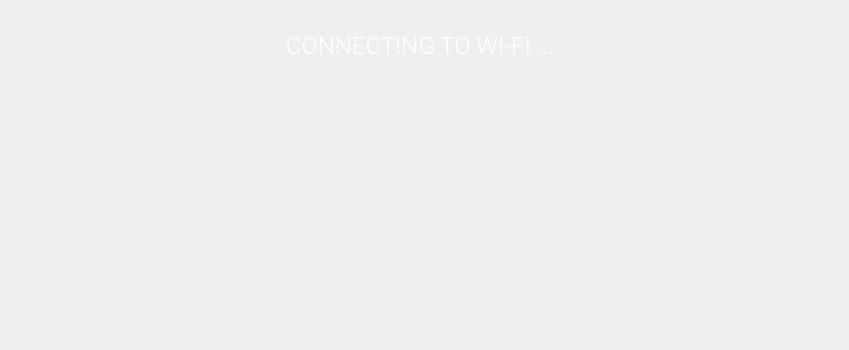
    <widget class="QWidget" name="step3_1">
     <widget class="QLabel" name="s3_1_label_5">
      <property name="geometry">
       <rect>
        <x>100</x>
        <y>110</y>
        <width>351</width>
        <height>231</height>
       </rect>
      </property>
      <property name="maximumSize">
       <size>
        <width>491</width>
        <height>331</height>
       </size>
      </property>
      <property name="text">
       <string/>
      </property>
      <property name="pixmap">
       <pixmap resource="wizard.qrc">:/img/laptop2.png</pixmap>
      </property>
      <property name="alignment">
       <set>Qt::AlignCenter</set>
      </property>
     </widget>
     <widget class="QLabel" name="s3_1_title">
      <property name="geometry">
       <rect>
        <x>0</x>
        <y>20</y>
        <width>840</width>
        <height>50</height>
       </rect>
      </property>
      <property name="palette">
       <palette>
        <active>
         <colorrole role="WindowText">
          <brush brushstyle="SolidPattern">
           <color alpha="255">
            <red>255</red>
            <green>255</green>
            <blue>255</blue>
           </color>
          </brush>
         </colorrole>
        </active>
        <inactive>
         <colorrole role="WindowText">
          <brush brushstyle="SolidPattern">
           <color alpha="255">
            <red>255</red>
            <green>255</green>
            <blue>255</blue>
           </color>
          </brush>
         </colorrole>
        </inactive>
        <disabled>
         <colorrole role="WindowText">
          <brush brushstyle="SolidPattern">
           <color alpha="255">
            <red>120</red>
            <green>120</green>
            <blue>120</blue>
           </color>
          </brush>
         </colorrole>
        </disabled>
       </palette>
      </property>
      <property name="font">
       <font>
        <family>Roboto Light</family>
        <pointsize>18</pointsize>
        <weight>50</weight>
        <bold>false</bold>
       </font>
      </property>
      <property name="text">
       <string>CONNECTING TO WI-FI ...</string>
      </property>
      <property name="alignment">
       <set>Qt::AlignCenter</set>
      </property>
     </widget>
     <widget class="ProgressWidget" name="s3_1_progress">
      <property name="geometry">
       <rect>
        <x>510</x>
        <y>130</y>
        <width>180</width>
        <height>180</height>
       </rect>
      </property>
      <property name="toolTip">
       <string>Fancy progress widget</string>
      </property>
      <property name="whatsThis">
       <string>Circular progress widget.</string>
      </property>
     </widget>
    </widget>
